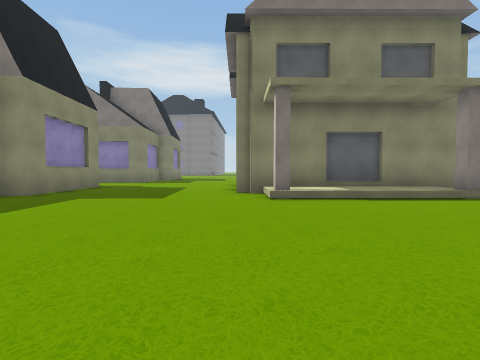
[1] (above)

16 first-person views from a walk through a Unity game level. The camera is 1.2 m above the floor, tilts 2° down and sees 85° across. The floor is counted in squares, 2 m on a side. Each view is taken from the middle of a square. On the plan, view 1 faces up. The plan holds only what a view shows up to about 9 squares ahead; the rest is blank. The place goes on beyond the plan.

[2]
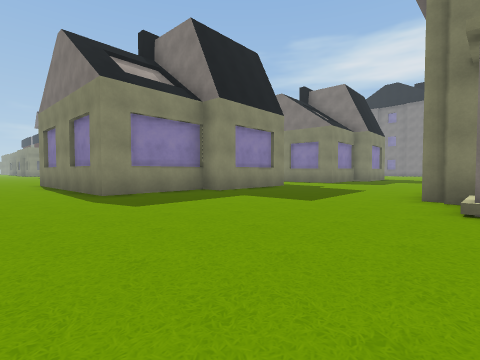

[3]
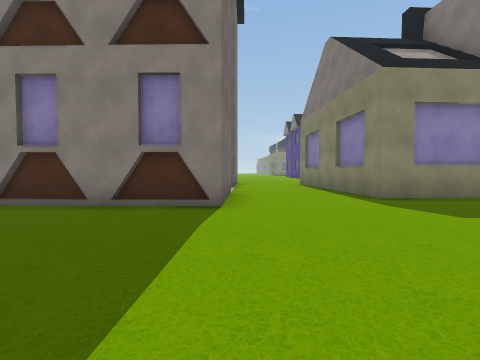

[4]
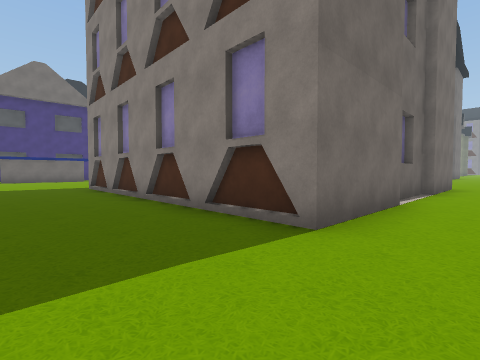

[5]
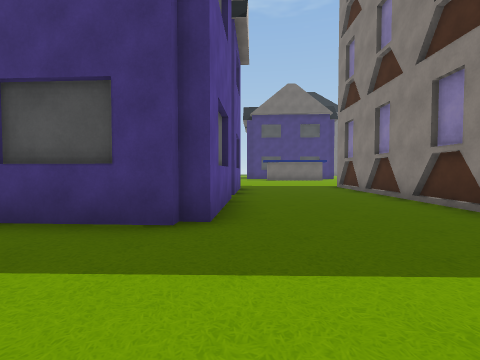

[6]
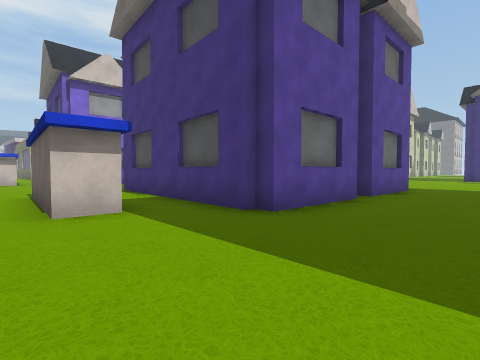

[7]
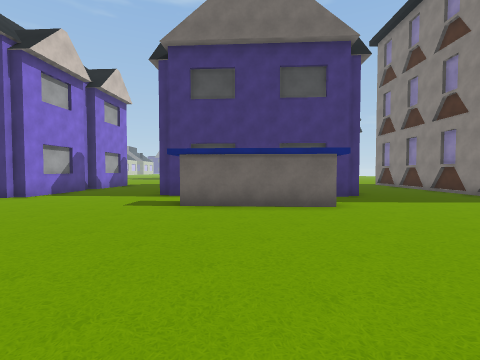

[8]
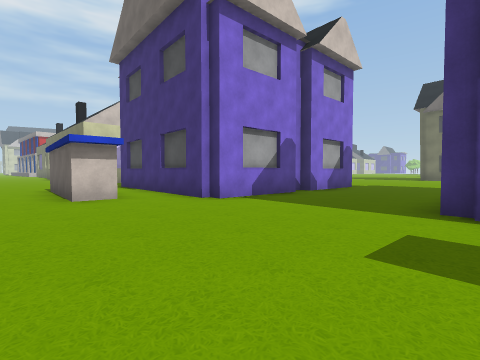

[9]
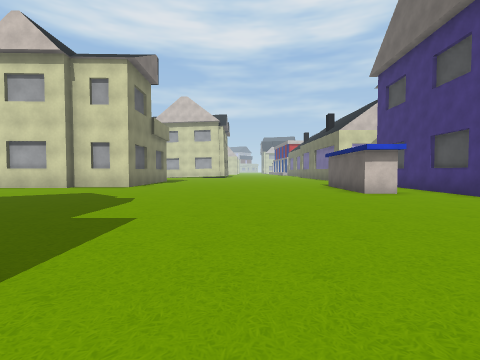

[10]
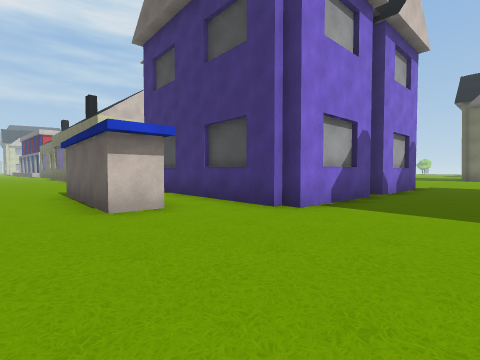

[11]
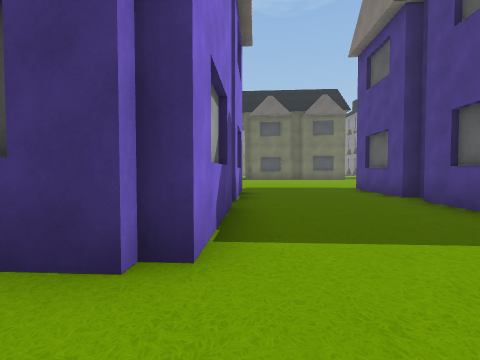

[12]
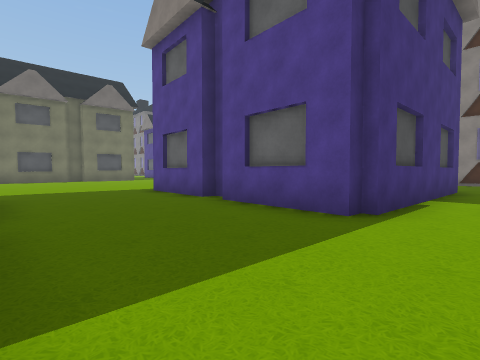

[13]
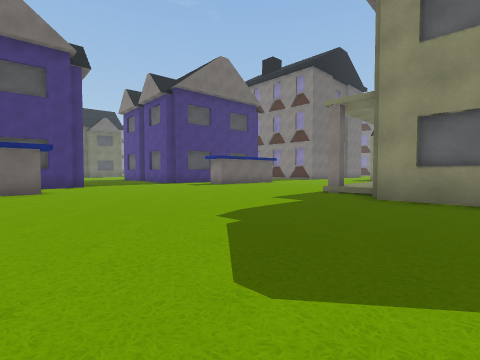

[14]
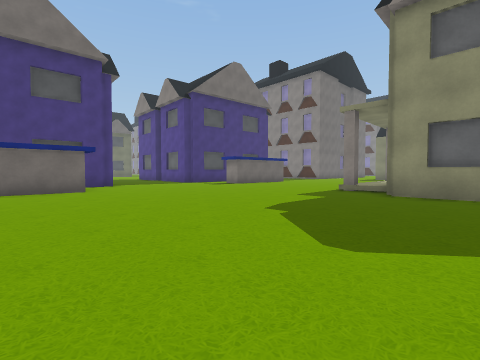

[15]
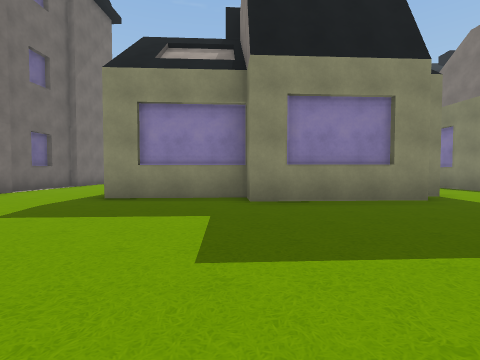

[16]
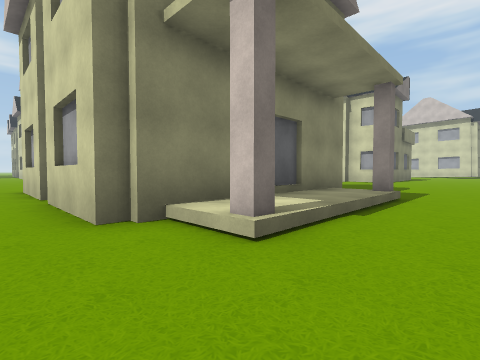

### Floor plan
Key: @ floor where view 1 was taken; # wall or solid block; . main floor; : floor 0.25 m higher than the main floor; H house.
Columns run from 12 left of view 1 to 13 right of it. Each row starts with its distance up from view 1.
 10       #.. ...         ...H
  9        .....#     #.......
  8        .....#     H.......
  7        ......HHHH#........
  6       #......H:::H........
  5       H...................
  4       #...................
  3   H##H#...................
  2   ........................
  1  .........................
  0 ............@####......###
 -1 ########..................
 -2        #....#####.....####
 -3        #....#   ##....#
 -4        #....#    #....#
 -5        #....#    #...##
 -6        #...##    #...#
 -7        #...#     #...#
 -8        #...#     #....
 -9         ....     .....
-10          ..       ....
-11                    ..

Where each view was taken, in squares from view 1:
view 1: 0 up, 0 right, facing up
view 2: 1 up, 1 right, facing up-left
view 3: 0 up, 0 right, facing left
view 4: 1 up, 2 left, facing down-left
view 5: 1 up, 1 left, facing down
view 6: 1 up, 3 left, facing down-right
view 7: 6 up, 3 right, facing down
view 8: 2 up, 5 right, facing down-right
view 9: 4 up, 4 right, facing right
view 10: 2 up, 7 right, facing down-right
view 11: 0 up, 9 right, facing down
view 12: 1 down, 9 right, facing down-left
view 13: 9 up, 12 right, facing down-left
view 14: 9 up, 13 right, facing down-left
view 15: 6 up, 0 right, facing left
view 16: 4 up, 1 left, facing up-right
